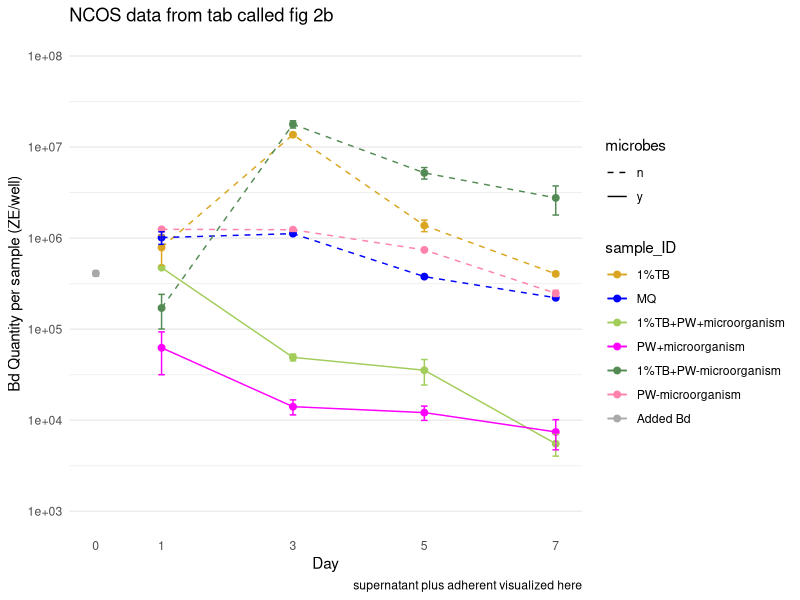
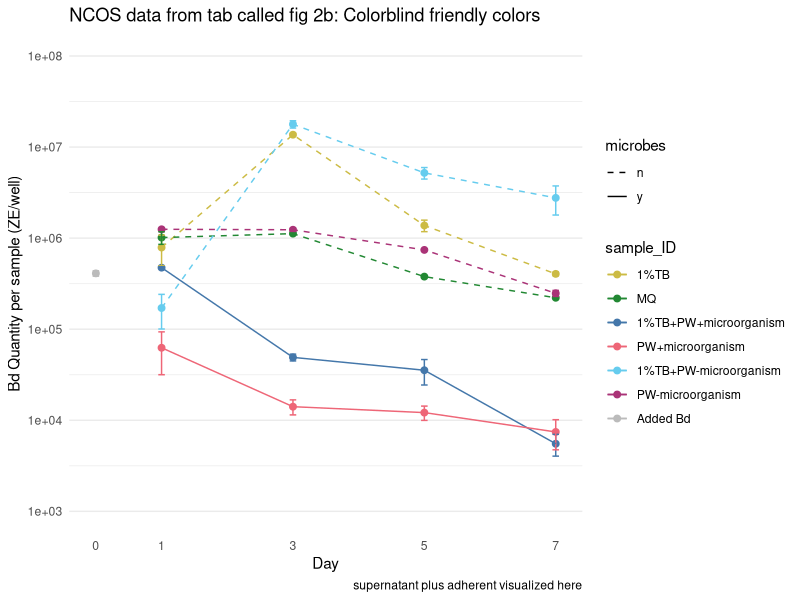
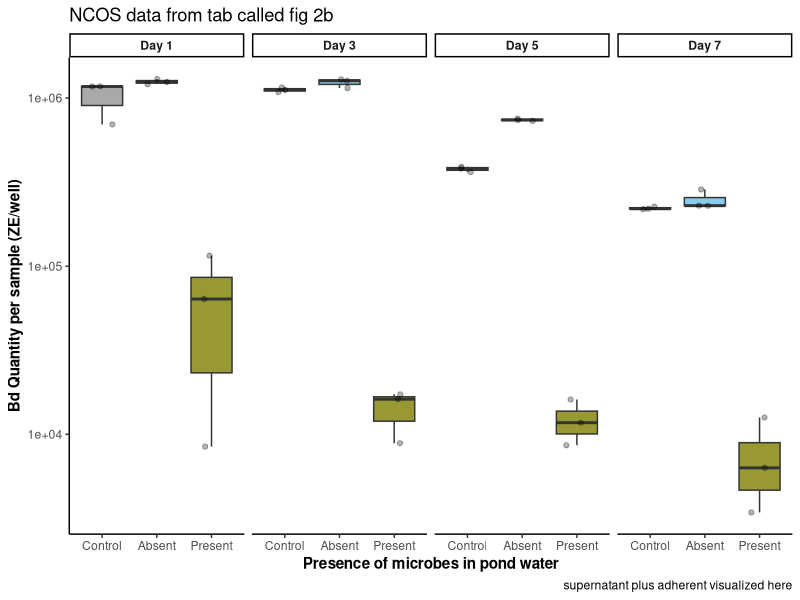
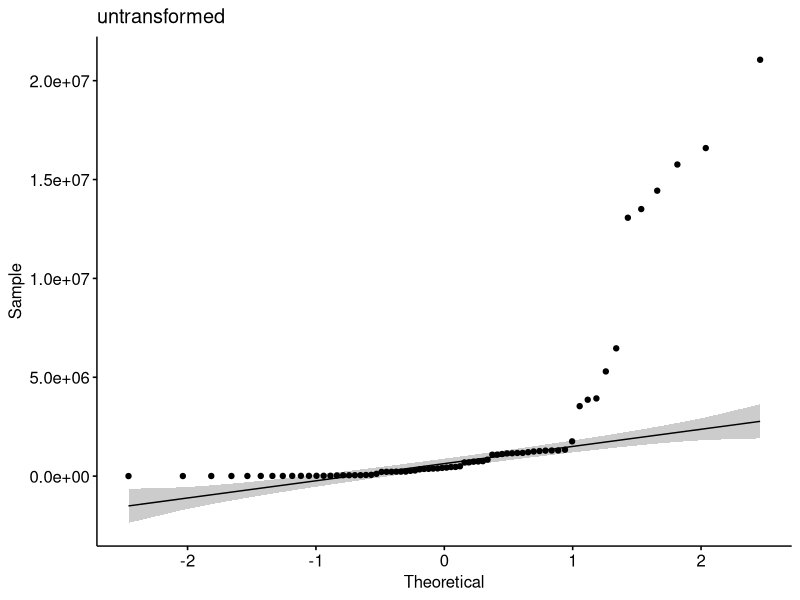
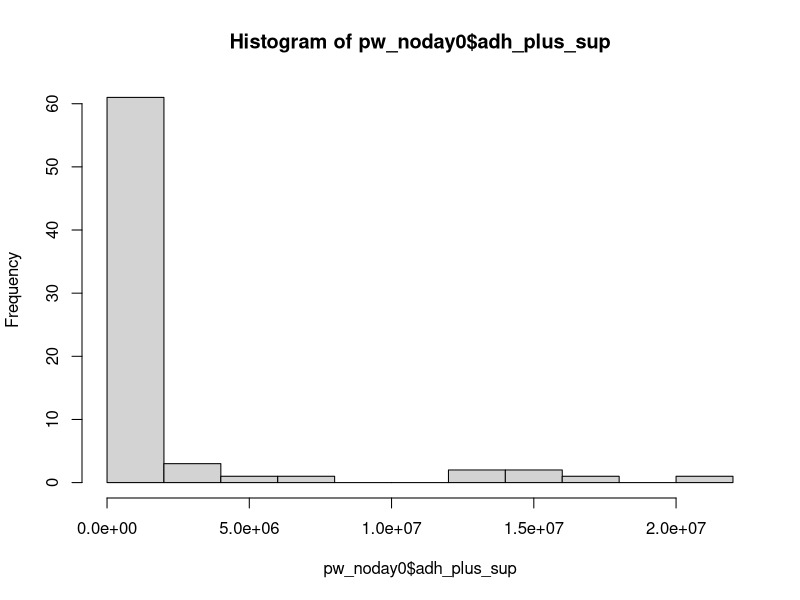
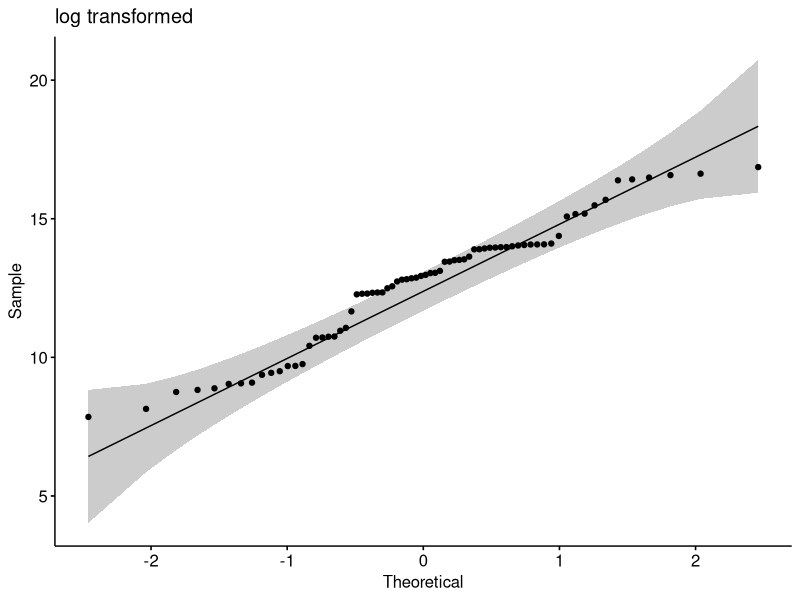
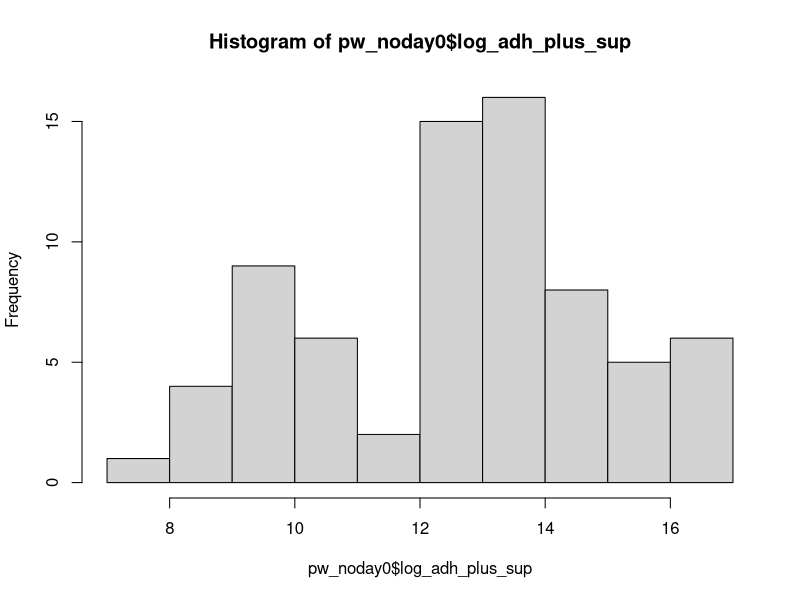
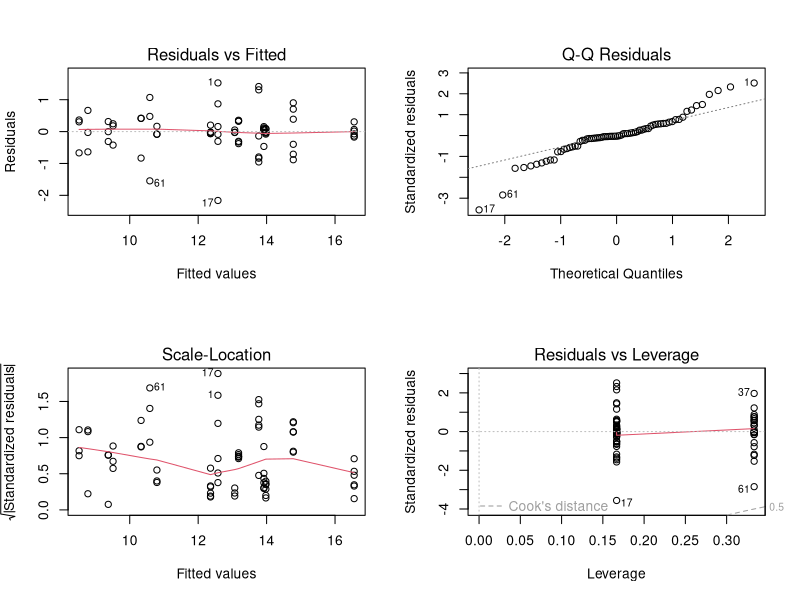

R code for these plots, in order: (Note: this script raises an error after producing the figures.)
## ---- chunk 1
#| warning: false

## read in and clean data
library(tidyverse) # for cleaning and viewing data
library(here) # for importing data
library(ggpubr)
library(rstatix)
library(ggplot2)
library(car)
library(multcomp)
library(nlme)
library(emmeans)

fig_2b_raw <- read.csv(here("data", "final_NCOS_2024_reformatted_for_R.xlsx - Fig2B.csv"))
fig_3b_raw <- read.csv(here("data", "final_NCOS_2024_reformatted_for_R.xlsx - Fig3B.csv"))
fig_4b_raw <- read.csv(here("data", "final_NCOS_2024_reformatted_for_R.xlsx - Fig4B.csv"))

with_microbes_40_color <- "#999933"
no_microbes_.22_color <- "#88ccee"
## ---- chunk 2
## 2B
# add column for microbes or no
pw <- fig_2b_raw %>% 
  mutate(microbes = case_when(
    str_detect(sample_ID, "\\+microorganism") ~ "y",
    TRUE ~ "n"
  )) %>% 
  # add column for TB or no
  mutate(TB = case_when(
    str_detect(sample_ID, "TB") ~ "y",
    TRUE ~ "n"
  )) %>% 
  # add column for PW or no
  mutate(PW = case_when(
    str_detect(sample_ID, "PW") ~ "y",
    TRUE ~ "n"
  ))

## 4B
# add column for microbes or no
monolayer <- fig_3b_raw %>% 
  rename(sample_ID = sample.ID) %>% 
  rename(adh_plus_sup = ahd_plus_sup) %>% 
  # rename sample_id to only include treatment, not day
  mutate(sample_ID = str_replace(sample_ID, "-D[0-9]+$", "")) %>% 

  # add columns for components y/n
  mutate(microbes = case_when(
    str_detect(sample_ID, "\\+microbes") ~ "y",
    TRUE ~ "n"
  )) %>% 
  # add column for TB or no
  mutate(TB = case_when(
    str_detect(sample_ID, "TB") ~ "y",
    TRUE ~ "n"
  )) %>% 
  # add column for PW or no
  mutate(PW = case_when(
    str_detect(sample_ID, "PW") ~ "y",
    TRUE ~ "n"
  ))


## ---- chunk 3
pw_summary <- pw %>% 
  group_by(day, sample_ID) %>% 
  reframe(mean = mean(adh_plus_sup), # calculate the mean
            n = length(adh_plus_sup), # count the number of observations
            df = n - 1, # calculate the degrees of freedom
            sd = sd(adh_plus_sup), # calculate the standard deviation
            se = sd/sqrt(n), # calculate the standard error
          ) %>% 
  mutate(microbes = case_when(
    str_detect(sample_ID, "\\+microorganism") ~ "y",TRUE ~ "n")) %>% 
  # add column for TB or no
  mutate(TB = case_when(str_detect(sample_ID, "TB") ~ "y", TRUE ~ "n")) %>% 
  # add column for PW or no
  mutate(PW = case_when(str_detect(sample_ID, "PW") ~ "y", TRUE ~ "n")) 

pw_summary %>% 
  # reorder to match Renwei's plot
  mutate(sample_ID = factor(sample_ID, 
                            levels = c("1%TB", "MQ", "1%TB+PW+microorganism", "PW+microorganism", "1%TB+PW-microorganism", "PW-microorganism", "Added Bd"))) %>% 

  ggplot(aes(x = day, 
           y = mean, 
           color = sample_ID)) +
  geom_point(size = 2) +
  geom_errorbar(aes(ymin = mean - se, # plot the standard error
                    ymax = mean + se),
                width = 0.1) +
    geom_line(aes(linetype = microbes)) + 
  scale_y_log10(limits = c(1e3, 1e8), 
                breaks = c(1e3, 1e4, 1e5, 1e6, 1e7, 1e8)) +
  # vibes
  labs(x = "Day",
       y = "Bd Quantity per sample (ZE/well)",
       title = "NCOS data from tab called fig 2b",
       caption = "supernatant plus adherent visualized here") +
  scale_color_manual(values = c("1%TB" = "goldenrod", 
                                "MQ" = "blue", 
                                "1%TB+PW+microorganism" = "darkolivegreen3", 
                                "PW+microorganism" = "magenta", 
                                "1%TB+PW-microorganism" = "palegreen4", 
                                "PW-microorganism" = "palevioletred1",
                                "Added Bd" = "darkgrey")) + # Assign specific colors to match RC's plot
  scale_linetype_manual(values = c("n" = "dashed", 
                                   "y" = "solid")) +
  theme_minimal() +
  theme(
    panel.grid.major.x = element_blank(), # Remove major vertical grid lines
    panel.grid.minor.x = element_blank()) + # Remove minor vertical grid lines
  scale_x_continuous(breaks = c(0, 1, 3, 5, 7))
## ---- chunk 4
pw_summary <- pw %>% 
  group_by(day, sample_ID) %>% 
  reframe(mean = mean(adh_plus_sup), # calculate the mean
            n = length(adh_plus_sup), # count the number of observations
            df = n - 1, # calculate the degrees of freedom
            sd = sd(adh_plus_sup), # calculate the standard deviation
            se = sd/sqrt(n), # calculate the standard error
          ) %>% 
  mutate(microbes = case_when(
    str_detect(sample_ID, "\\+microorganism") ~ "y",TRUE ~ "n")) %>% 
  # add column for TB or no
  mutate(TB = case_when(str_detect(sample_ID, "TB") ~ "y", TRUE ~ "n")) %>% 
  # add column for PW or no
  mutate(PW = case_when(str_detect(sample_ID, "PW") ~ "y", TRUE ~ "n")) 

pw_summary %>% 
  # reorder to match Renwei's plot
  mutate(sample_ID = factor(sample_ID, 
                            levels = c("1%TB", "MQ", "1%TB+PW+microorganism", "PW+microorganism", "1%TB+PW-microorganism", "PW-microorganism", "Added Bd"))) %>% 

  ggplot(aes(x = day, 
           y = mean, 
           color = sample_ID)) +
  geom_point(size = 2) +
  geom_errorbar(aes(ymin = mean - se, # plot the standard error
                    ymax = mean + se),
                width = 0.1) +
    geom_line(aes(linetype = microbes)) + 
  scale_y_log10(limits = c(1e3, 1e8), 
                breaks = c(1e3, 1e4, 1e5, 1e6, 1e7, 1e8)) +
  # vibes
  labs(x = "Day",
       y = "Bd Quantity per sample (ZE/well)",
       title = "NCOS data from tab called fig 2b: Colorblind friendly colors",
       caption = "supernatant plus adherent visualized here") +
  scale_color_manual(values = c("1%TB" = "#CCBB44", 
                                "MQ" = "#228833", 
                                "1%TB+PW+microorganism" = "#4477AA", 
                                "PW+microorganism" = "#EE6677", 
                                "1%TB+PW-microorganism" = "#66CCEE", 
                                "PW-microorganism" = "#AA3377",
                                "Added Bd" = "#BBBBBB")) + # Assign specific colors to match RC's plot
  scale_linetype_manual(values = c("n" = "dashed", 
                                   "y" = "solid")) +
  theme_minimal() +
  theme(
    panel.grid.major.x = element_blank(), # Remove major vertical grid lines
    panel.grid.minor.x = element_blank()) + # Remove minor vertical grid lines
  scale_x_continuous(breaks = c(0, 1, 3, 5, 7))
## ---- chunk 5
pw %>% 
  filter(day != 0 ) %>%
  filter(TB != "y") %>% # remove all treatments with TB broth
 # filter(day != 3 & day != 5) %>% 
  
  ggplot(aes(y= adh_plus_sup, x = sample_ID, fill = sample_ID)) + 
    geom_boxplot() +
  geom_jitter(width = 0.2, alpha = 0.3) +
  scale_y_log10() + 
   facet_wrap(~day, nrow = 1, labeller = labeller(day = c("1" = "Day 1", "3" = "Day 3", 
                                                          "5" = "Day 5", "7" = "Day 7"))) +
    scale_fill_manual(values = c("PW+microorganism" = with_microbes_40_color, 
                                "PW-microorganism" = no_microbes_.22_color,
                                
                                "MQ" = "darkgrey")) +
  scale_x_discrete (labels= c("PW+microorganism" = "Present", "PW-microorganism" = "Absent", "MQ" = "Control")) +
  labs(x = "Presence of microbes in pond water",
       y = "Bd Quantity per sample (ZE/well)",
       title = "NCOS data from tab called fig 2b",
       caption = "supernatant plus adherent visualized here") +
  theme_classic() +
   theme(legend.position = "none",
         strip.text = element_text(face="bold"),
         axis.title = element_text(face = "bold"))
## ---- chunk 6
# untransformed
pw_noday0 <- pw %>% 
  filter(day != 0) %>% 
  mutate(log_adh_plus_sup = log(adh_plus_sup)) # note: no zeroes so not log + 1
ggqqplot(pw_noday0, "adh_plus_sup", title = "untransformed")
shapiro.test(pw_noday0$adh_plus_sup) # nope
hist(pw_noday0$adh_plus_sup) # note

# transformed
ggqqplot(pw_noday0, "log_adh_plus_sup", title = "log transformed") # gorgeous
hist(pw_noday0$log_adh_plus_sup) # better
shapiro.test(pw_noday0$log_adh_plus_sup) # p-value = 0.01361, does not pass shapiro, but this has an n of 72 which is more than the recommended <50 samples

## ---- chunk 7
# quick check: we want day as a FACTOR
pw_noday0 <- pw_noday0 %>% 
  mutate(day = as.factor(day))
str(pw_noday0$day)

# set MQ as reference
pw_noday0$sample_ID <- factor(pw_noday0$sample_ID)
pw_noday0$sample_ID <- relevel(pw_noday0$sample_ID, ref = "MQ")
## ---- chunk 8
null <- lm(log_adh_plus_sup ~ 1,
  data = pw_noday0)
AIC(null) #326.4356

## ---- chunk 9
# build model
mod3 <- aov(log_adh_plus_sup ~ day*microbes*TB,
  data = pw_noday0)

# diagnostic plot
par(mfrow = c(2,2))
plot(mod3) # looks good

# look at results
summary(mod3)
anova(mod3) # day, microbes, tb are all significant, interactions: day:TB, day:microbes, day:microbes:TB, NOT microbes:TB 
AIC(mod3) # 161.4887 BEST MODEL

TukeyHSD(mod3)

# comparisons
em <- emmeans(mod3, ~ day * microbes * TB)
# Perform the Tukey test for pairwise comparisons
tukey_results <- contrast(em, method = "tukey")
# View the results
summary(tukey_results)

## ---- chunk 10
# build model
mod <- lm(log_adh_plus_sup ~ day + sample_ID,
  data = pw_noday0)

# diagnostic plot
par(mfrow = c(2,2))
plot(mod)

# look at results
summary(mod)
anova(mod) # day is significant, sample id is too
AIC(mod) # 237.1393

# comparisons by day
emmeans::emmeans(mod, pairwise ~ day) # pairwise comparisons

# comparisons by treatment
emmeans::emmeans(mod, pairwise ~ sample_ID) # pairwise comparisons
## ---- chunk 11
# build model
mod2 <- lm(log_adh_plus_sup ~ day + microbes + PW + TB,
  data = pw_noday0)

# diagnostic plot
par(mfrow = c(2,2))
plot(mod2) # looks better tbh

# look at results
summary(mod2)
anova(mod2) # day, microbes, tb are all significant
AIC(mod2) # 233.1865 better model!

# comparisons
emmeans::emmeans(mod2, pairwise ~ day) # same pattern as previous model, day 1-7 and 3-7
emmeans::emmeans(mod2, pairwise ~ microbes) # microbes p <.0001, no microbes sig more
emmeans::emmeans(mod2, pairwise ~ TB) # TB p = 0.0002, with TB is sig more

## ---- chunk 12
ae_summary <- ae %>% 
  group_by(day, sample_ID) %>% 
  reframe(mean = mean(adh_plus_sup), # calculate the mean
            n = length(adh_plus_sup), # count the number of observations
            df = n - 1, # calculate the degrees of freedom
            sd = sd(adh_plus_sup), # calculate the standard deviation
            se = sd/sqrt(n), # calculate the standard error
          ) %>% 
  mutate(microbes = case_when(
    str_detect(sample_ID, "\\+microbes") ~ "y",TRUE ~ "n")) %>% 
  # add column for TB or no
  mutate(TB = case_when(str_detect(sample_ID, "TB") ~ "y", TRUE ~ "n")) %>% 
  # add column for PW or no
  mutate(PW = case_when(str_detect(sample_ID, "PW") ~ "y", TRUE ~ "n")) 

fig3b_summary %>% 
  # reorder to match Renwei's plot
  mutate(sample_ID = factor(sample_ID, 
                            levels = c("TB+PW+microbes","PW+microbes","PW-microbes",
                                        "TB+PW-microbes"))) %>% 

  ggplot(aes(x = day, 
           y = mean, 
           color = sample_ID)) +
  geom_point(size = 2) +
  geom_errorbar(aes(ymin = mean - se, # plot the standard error
                    ymax = mean + se),
                width = 0.1) +
    geom_line(aes(linetype = microbes)) + 
  scale_y_log10(limits = c(1e3, 1e8), 
                breaks = c(1e3, 1e4, 1e5, 1e6, 1e7, 1e8)) +
  # vibes
  labs(x = "Day",
       y = "Bd Quantity per sample (ZE/well)",
       title = "NCOS data from tab called fig 2b",
       caption = "supernatant plus adherent visualized here") +
  scale_color_manual(values = c("1%TB" = "goldenrod", 
                                "MQ" = "blue", 
                                "1%TB+PW+microorganism" = "darkolivegreen3", 
                                "PW+microorganism" = "magenta", 
                                "1%TB+PW-microorganism" = "palegreen4", 
                                "PW-microorganism" = "palevioletred1",
                                "Added Bd" = "darkgrey")) + # Assign specific colors to match RC's plot
  scale_linetype_manual(values = c("n" = "dashed", 
                                   "y" = "solid")) +
  theme_minimal() +
  theme(
    panel.grid.major.x = element_blank(), # Remove major vertical grid lines
    panel.grid.minor.x = element_blank()) + # Remove minor vertical grid lines
  scale_x_continuous(breaks = c(0, 1, 3, 5, 7))
## ---- chunk 13
monolayer_summary <- monolayer %>% 
  group_by(day, sample_ID) %>% 
  reframe(mean = mean(adh_plus_sup), # calculate the mean
            n = length(adh_plus_sup), # count the number of observations
            df = n - 1, # calculate the degrees of freedom
            sd = sd(adh_plus_sup), # calculate the standard deviation
            se = sd/sqrt(n), # calculate the standard error
          ) %>% 
  mutate(microbes = case_when(
    str_detect(sample_ID, "\\+microbes") ~ "y",TRUE ~ "n")) %>% 
  # add column for TB or no
  mutate(TB = case_when(str_detect(sample_ID, "TB") ~ "y", TRUE ~ "n")) %>% 
  # add column for PW or no
  mutate(PW = case_when(str_detect(sample_ID, "PW") ~ "y", TRUE ~ "n")) 

monolayer_summary %>% 
  # reorder to match Renwei's plot
  mutate(sample_ID = factor(sample_ID, 
                            levels = c("TB+PW+microbes","PW+microbes",
                                        "TB+PW-microbes", "PW-microbes"))) %>% 
  ggplot(aes(x = day, 
           y = mean, 
           color = sample_ID)) +
  geom_point(size = 2) +
  geom_errorbar(aes(ymin = mean - se, # plot the standard error
                    ymax = mean + se),
                width = 0.1) +
    geom_line(aes(linetype = microbes)) + 
  scale_y_log10(limits = c(1e4, 1e8), 
                breaks = c(1e4, 1e5, 1e6, 1e7, 1e8)) +
  # vibes
  labs(x = "Day",
       y = "Bd Quantity per sample (ZE/well)",
       title = "NCOS data from tab called fig 2b",
       caption = "supernatant plus adherent visualized here") +
  scale_color_manual(values = c("TB+PW+microbes" = "palegreen4", 
                                "PW+microbes" = "magenta", 
                                "TB+PW-microbes" = "chocolate4", 
                                "PW-microbes" = "purple")) + # Assign specific colors to match RC's plot
  scale_linetype_manual(values = c("n" = "dashed", 
                                   "y" = "solid")) +
  theme_minimal() +
  theme(
    panel.grid.major.x = element_blank(), # Remove major vertical grid lines
    panel.grid.minor.x = element_blank()) + # Remove minor vertical grid lines
  scale_x_continuous(breaks = c(0, 1, 3, 5, 7))
## ---- chunk 14
monolayer_summary <- monolayer %>% 
  group_by(day, sample_ID) %>% 
  reframe(mean = mean(adh_plus_sup), # calculate the mean
            n = length(adh_plus_sup), # count the number of observations
            df = n - 1, # calculate the degrees of freedom
            sd = sd(adh_plus_sup), # calculate the standard deviation
            se = sd/sqrt(n), # calculate the standard error
          ) %>% 
  mutate(microbes = case_when(
    str_detect(sample_ID, "\\+microbes") ~ "y",TRUE ~ "n")) %>% 
  # add column for TB or no
  mutate(TB = case_when(str_detect(sample_ID, "TB") ~ "y", TRUE ~ "n")) %>% 
  # add column for PW or no
  mutate(PW = case_when(str_detect(sample_ID, "PW") ~ "y", TRUE ~ "n")) 

monolayer_summary %>% 
  # reorder to match Renwei's plot
  mutate(sample_ID = factor(sample_ID, 
                            levels = c("TB+PW+microbes","PW+microbes",
                                        "TB+PW-microbes", "PW-microbes"))) %>% 
  ggplot(aes(x = day, 
           y = mean, 
           color = sample_ID)) +
  geom_point(size = 2) +
  geom_errorbar(aes(ymin = mean - se, # plot the standard error
                    ymax = mean + se),
                width = 0.1) +
    geom_line(aes(linetype = microbes)) + 
  scale_y_log10(limits = c(1e4, 1e8), 
                breaks = c(1e4, 1e5, 1e6, 1e7, 1e8)) +
  
  # vibes
  labs(x = "Day",
       y = "Bd Quantity per sample (ZE/well)",
       title = "Monolayer Bd: colorblind friendly",
       caption = "supernatant plus adherent visualized here\nNCOS data from tab called fig 3b but I think it was supposed to be 4b") +
  scale_color_manual(values = c("TB+PW+microbes" = "#4477AA", 
                                "PW+microbes" = "#EE6677", 
                                "TB+PW-microbes" = "#66CCEE", 
                                "PW-microbes" = "#AA3377")) + # Assign specific colors to match RC's plot
  scale_linetype_manual(values = c("n" = "dashed", 
                                   "y" = "solid")) +
  theme_minimal() +
  theme(
    panel.grid.major.x = element_blank(), # Remove major vertical grid lines
    panel.grid.minor.x = element_blank()) + # Remove minor vertical grid lines
  scale_x_continuous(breaks = c(0, 1, 3, 5, 7))
